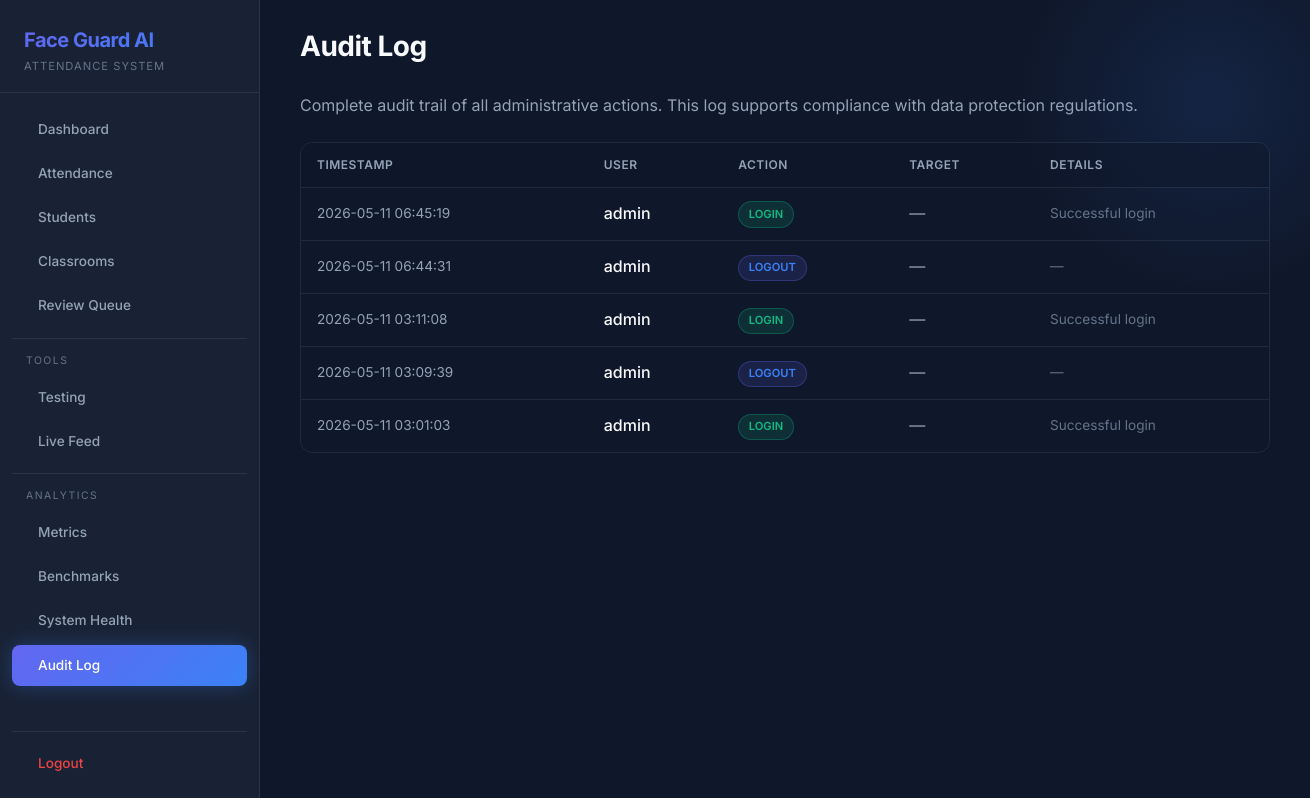
Page /audit-log (signed in) on the earlier database version.
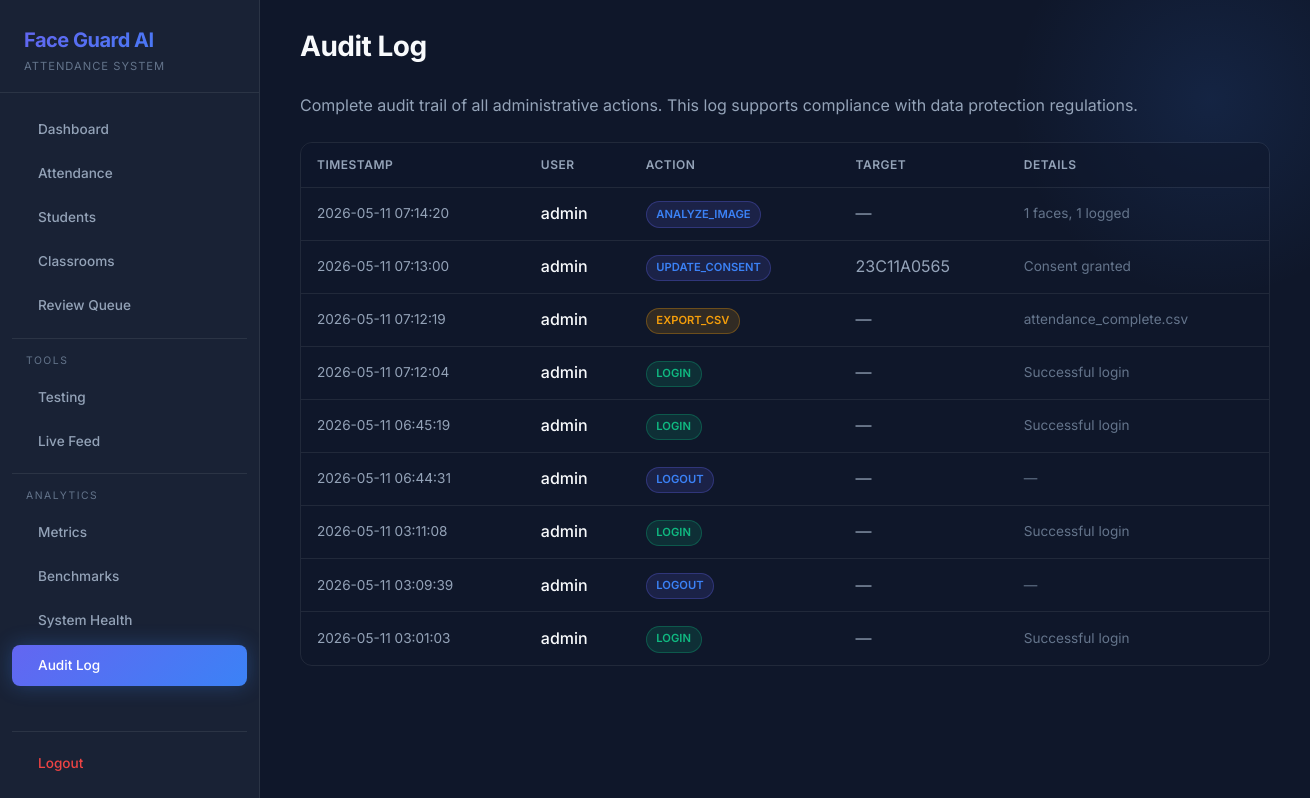
Same page on the later database version.
### src/utils/db.py (models this page shows)
class Base(DeclarativeBase):
    pass

class AuditLog(Base):
    __tablename__ = "audit_log"
    id        = Column(Integer, primary_key=True, autoincrement=True)
    user      = Column(String, nullable=False)
    action    = Column(String, nullable=False)
    target    = Column(String, nullable=True)
    details   = Column(Text, nullable=True)
    timestamp = Column(DateTime, default=datetime.utcnow)

### web/app.py (the view)
    @app.route("/audit-log")
    @login_required
    def audit_log_page():
        logs = get_audit_logs(limit=200)
        return render_template("audit_log.html", logs=logs)

### src/utils/db.py (called while the page is built)
def get_session() -> Session:
    return SessionLocal()

def get_audit_logs(limit: int = 100) -> list:
    with get_session() as s:
        return s.query(AuditLog).order_by(AuditLog.timestamp.desc()).limit(limit).all()

### web/auth.py (called while the page is built)
@login_manager.user_loader
def load_user(user_id):
    with get_session() as s:
        admin = s.query(AdminUser).get(int(user_id))
        if admin:
            return AuthUser(admin)
    return None

### web/templates/audit_log.html
{% extends "base.html" %}
{% block page_title %}Audit Log{% endblock %}
{% block content %}
<p style="color: var(--text-secondary); margin-bottom: 1.5rem;">
    Complete audit trail of all administrative actions. This log supports compliance with data protection regulations.
</p>
{% if logs %}
<div class="table-container">
    <table>
        <thead><tr><th>Timestamp</th><th>User</th><th>Action</th><th>Target</th><th>Details</th></tr></thead>
        <tbody>
            {% for l in logs %}
            <tr>
                <td style="color: var(--text-secondary); font-size: 0.85rem; white-space: nowrap;">{{ l.timestamp.strftime('%Y-%m-%d %H:%M:%S') }}</td>
                <td style="font-weight: 500;">{{ l.user }}</td>
                <td>
                    {% if 'LOGIN' in l.action %}<span class="badge badge-success">{{ l.action }}</span>
                    {% elif 'DELETE' in l.action %}<span class="badge badge-danger">{{ l.action }}</span>
                    {% elif 'EXPORT' in l.action %}<span class="badge badge-warning">{{ l.action }}</span>
                    {% else %}<span class="badge" style="background: rgba(99,102,241,0.15); color: var(--accent-primary); border: 1px solid rgba(99,102,241,0.3);">{{ l.action }}</span>
                    {% endif %}
                </td>
                <td style="color: var(--text-secondary);">{{ l.target or '—' }}</td>
                <td style="color: var(--text-muted); font-size: 0.85rem;">{{ l.details or '—' }}</td>
            </tr>
            {% endfor %}
        </tbody>
    </table>
</div>
{% else %}
<div class="glass-card empty-state">
    <i class="ph ph-scroll" style="font-size: 3rem; display: block; margin-bottom: 1rem; opacity: 0.5;"></i>
    <h3>No audit entries</h3>
    <p>Actions will be recorded here automatically.</p>
</div>
{% endif %}
{% endblock %}

### web/templates/base.html (shortened to what this page needs)
<!DOCTYPE html>
<html lang="en">
<head>
    <link rel="stylesheet" href="{{ url_for('static', filename='styles.css') }}">
</head>
<body>
    <aside class="sidebar">
        <div class="sidebar-header">
            <h2>Face Guard AI</h2>
            <span class="sidebar-subtitle">Attendance System</span>
        </div>
        <nav class="sidebar-nav">
            <a href="{{ url_for('dashboard') }}" class="nav-link {% if request.endpoint == 'dashboard' %}active{% endif %}">
                Dashboard
            </a>
            <a href="{{ url_for('attendance') }}" class="nav-link {% if request.endpoint == 'attendance' %}active{% endif %}">
                Attendance
            </a>
            <a href="{{ url_for('students') }}" class="nav-link {% if request.endpoint in ('students', 'student_profile') %}active{% endif %}">
                Students
            </a>
            <a href="{{ url_for('classrooms') }}" class="nav-link {% if request.endpoint == 'classrooms' %}active{% endif %}">
                Classrooms
            </a>
            <a href="{{ url_for('review') }}" class="nav-link {% if request.endpoint == 'review' %}active{% endif %}">
                Review Queue
            </a>
            <div class="nav-divider"></div>
            <span class="nav-section-label">Tools</span>
            <a href="{{ url_for('testing') }}" class="nav-link {% if request.endpoint == 'testing' %}active{% endif %}">
                Testing
            </a>
            <a href="{{ url_for('live') }}" class="nav-link {% if request.endpoint == 'live' %}active{% endif %}">
                Live Feed
            </a>
            <div class="nav-divider"></div>
            <span class="nav-section-label">Analytics</span>
            <a href="{{ url_for('metrics') }}" class="nav-link {% if request.endpoint == 'metrics' %}active{% endif %}">
                Metrics
            </a>
            <a href="{{ url_for('benchmarks') }}" class="nav-link {% if request.endpoint == 'benchmarks' %}active{% endif %}">
                Benchmarks
            </a>
            <a href="{{ url_for('health') }}" class="nav-link {% if request.endpoint == 'health' %}active{% endif %}">
                System Health
            </a>
            <a href="{{ url_for('audit_log_page') }}" class="nav-link {% if request.endpoint == 'audit_log_page' %}active{% endif %}">
                Audit Log
            </a>
            <div style="flex: 1;"></div>
            <div class="nav-divider"></div>
            <a href="{{ url_for('auth.logout') }}" class="nav-link" style="color: var(--danger);">
                Logout
            </a>
        </nav>
    </aside>
    <main class="main-content">
        <header class="page-header animate-fade-in">
            <h1 class="page-title">{% block page_title %}Dashboard{% endblock %}</h1>
        </header>
        <section class="content-body animate-fade-in" style="animation-delay: 0.1s;">
            {% block content %}{% endblock %}
        </section>
    </main>
</body>
</html>

### web/static/styles.css (style rules this page uses)
:root { --bg-base: #0f172a; --bg-surface: rgba(30, 41, 59, 0.7); --bg-surface-hover: rgba(51, 65, 85, 0.8); --accent-primary: #3b82f6; --accent-primary-hover: #2563eb; --accent-gradient: linear-gradient(135deg, #6366f1, #3b82f6); --accent-gradient-hover: linear-gradient(135deg, #4f46e5, #2563eb); --success: #10b981; --warning: #f59e0b; --danger: #ef4444; --text-primary: #f8fafc; --text-secondary: #94a3b8; --text-muted: #64748b; --border-light: rgba(255, 255, 255, 0.08); --border-highlight: rgba(255, 255, 255, 0.15); --sidebar-width: 260px; --radius-sm: 8px; --radius-md: 12px; --radius-lg: 20px; --glass-blur: blur(12px); --shadow-sm: 0 4px 6px -1px rgba(0, 0, 0, 0.2); --shadow-md: 0 10px 15px -3px rgba(0, 0, 0, 0.4); --shadow-glow: 0 0 20px rgba(59, 130, 246, 0.3); --transition: all 0.3s cubic-bezier(0.4, 0, 0.2, 1); }
* { margin: 0; padding: 0; box-sizing: border-box; }
body { font-family: 'Inter', sans-serif; background-color: var(--bg-base); color: var(--text-primary); line-height: 1.6; display: flex; min-height: 100vh; overflow-x: hidden; }
.sidebar { width: var(--sidebar-width); background: var(--bg-surface); backdrop-filter: var(--glass-blur); -webkit-backdrop-filter: var(--glass-blur); border-right: 1px solid var(--border-light); display: flex; flex-direction: column; position: fixed; height: 100vh; z-index: 50; overflow-y: auto; }
.sidebar-header { padding: 1.5rem 1.5rem 1rem; border-bottom: 1px solid var(--border-light); }
.sidebar-header h2 { font-size: 1.25rem; font-weight: 700; background: var(--accent-gradient); -webkit-background-clip: text; -webkit-text-fill-color: transparent; letter-spacing: -0.5px; }
.sidebar-subtitle { font-size: 0.7rem; color: var(--text-muted); text-transform: uppercase; letter-spacing: 1px; margin-top: 0.15rem; display: block; }
.sidebar-nav { padding: 1rem 0.75rem; display: flex; flex-direction: column; gap: 0.2rem; flex: 1; }
.nav-link { display: flex; align-items: center; padding: 0.6rem 0.875rem; color: var(--text-secondary); text-decoration: none; border-radius: var(--radius-sm); font-weight: 500; font-size: 0.85rem; transition: var(--transition); }
.nav-link.active { background: var(--accent-gradient); color: white; box-shadow: var(--shadow-glow); }
.nav-divider { height: 1px; background: var(--border-light); margin: 0.5rem 0; }
.nav-section-label { font-size: 0.65rem; color: var(--text-muted); text-transform: uppercase; letter-spacing: 1.5px; padding: 0.15rem 0.875rem; margin-bottom: 0.15rem; }
.main-content { margin-left: var(--sidebar-width); flex: 1; padding: 1.5rem 2.5rem; display: flex; flex-direction: column; gap: 1.5rem; position: relative; z-index: 1; }
.main-content::before { content: ''; position: absolute; top: -100px; right: -100px; width: 400px; height: 400px; background: radial-gradient(circle, rgba(59,130,246,0.12) 0%, rgba(15,23,42,0) 70%); z-index: -1; border-radius: 50%; }
.page-header { display: flex; justify-content: space-between; align-items: center; }
.page-title { font-size: 1.75rem; font-weight: 700; color: var(--text-primary); letter-spacing: -0.5px; }
.table-container { overflow-x: auto; border-radius: var(--radius-md); border: 1px solid var(--border-light); }
table { width: 100%; border-collapse: collapse; text-align: left; }
th, td { padding: 0.75rem 1rem; border-bottom: 1px solid var(--border-light); }
th { background: rgba(15, 23, 42, 0.5); color: var(--text-secondary); font-weight: 600; font-size: 0.75rem; text-transform: uppercase; letter-spacing: 0.5px; }
tr:last-child td { border-bottom: none; }
tr { transition: var(--transition); }
.badge { padding: 0.2rem 0.6rem; border-radius: 9999px; font-size: 0.7rem; font-weight: 600; text-transform: uppercase; display: inline-block; }
.badge-success { background: rgba(16, 185, 129, 0.15); color: var(--success); border: 1px solid rgba(16, 185, 129, 0.3); }
.badge-warning { background: rgba(245, 158, 11, 0.15); color: var(--warning); border: 1px solid rgba(245, 158, 11, 0.3); }
.animate-fade-in { animation: fadeIn 0.4s ease-out forwards; }

Differences in the rows shown:
added AuditLog: timestamp "2026-05-11 07:14:20", user "admin", action "ANALYZE_IMAGE", target "—", details "1 faces, 1 logged"
added AuditLog: timestamp "2026-05-11 07:13:00", user "admin", action "UPDATE_CONSENT", target "23C11A0565", details "Consent granted"
added AuditLog: timestamp "2026-05-11 07:12:19", user "admin", action "EXPORT_CSV", target "—", details "attendance_complete.csv"
added AuditLog: timestamp "2026-05-11 07:12:04", user "admin", action "LOGIN", target "—", details "Successful login"
